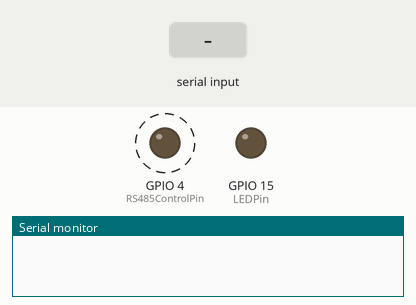
A sketch run on a simulated ESP32. On the bench: output pins drawn as LEDs (lit = HIGH), the last lines printed to the serial monitor. Dashed ring = blinking. Inputs (shaded band) come from the test bench.

Above: at 3.1 s.
3.2 s: "1\n" received over the second serial link
At 3.9 s:
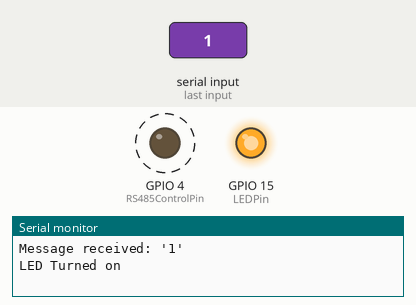
7.0 s: "0\n" received over the second serial link
At 8.4 s:
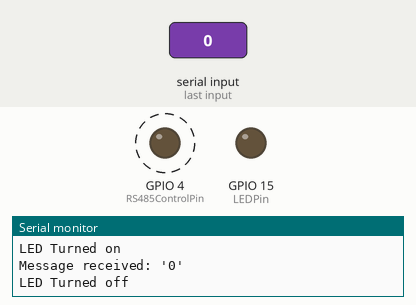
Timing chart, 0 to 16.5 s (numbered marks = the images above; inputs shaded):
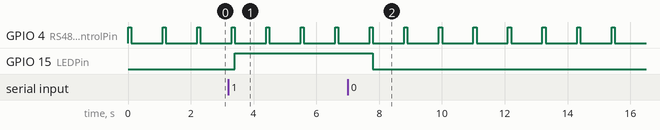

Measured:
- after the input at 3.2 s, GPIO 15 (LEDPin): LOW → HIGH after 0.20 s
- after the input at 7.0 s, GPIO 15 (LEDPin): HIGH → LOW after 0.80 s
- by itself, GPIO 4 (RS485ControlPin): alternates HIGH for 0.10 s and LOW for 1.0 s

The sketch:

RS485.ino
```cpp
  #include <HardwareSerial.h>

// Define the serial port and the control pin for RS485
HardwareSerial RS485Serial(3);
// RS485 Pin Configuration while DE/RE as default pins
// #define RS485_DE 22   // Driver Enable pin
// #define RS485_RE 23   // Receiver Enable pin
// RS485 Pin Configuration while DE/RE as single pin
#define RS485ControlPin 4//  DE/RE to GPIO 4 , DI to GPIO 17 , RO to GPIO 16
#define LEDPin  15
/*
* ---------------------
 * | RS485   | Connecter|
 * ---------------------
 * |   Vcc   |   5V     |
 * |   A     |   A      |
 * |   B     |   B      |
 * |   Gnd   |   GND    |
 * ---------------------
 */
// Function to control the RS485 DE/RE pins
void RS485Transmit() {
  digitalWrite(RS485ControlPin, HIGH);
}

void RS485Receive() {
  digitalWrite(RS485ControlPin, LOW);
}

void setup() {
  Serial.begin(9600);
  // Initialize the RS485 control pin
  pinMode(RS485ControlPin, OUTPUT);
  RS485Receive();

  // Initialize LED pin
  pinMode(LEDPin, OUTPUT);

  // Begin serial communication at a baud rate of 9600
  RS485Serial.begin(9600, SERIAL_8N1, 16, 17);
}

void loop() {
  // Example code to send data
  RS485Transmit();
  delay(100); // Short delay
  RS485Receive();
  String message = "";

  // Example code to receive data
  if(RS485Serial.available()){
    while(RS485Serial.available()>0) {
      char receivedData = RS485Serial.read();
      if (receivedData != '\n'){
        message += String(receivedData);
      }
    }

    // Trim the message to remove any extra spaces or newline characters
    message.trim();

    // Debug print to see the exact message received
    Serial.println("Message received: '" + message + "'");

    // Processing the received message
    if (message == "1") {
      digitalWrite(LEDPin, HIGH); // Turn on LED
      Serial.println("LED Turned on");
    } else if (message == "0") {
      digitalWrite(LEDPin, LOW); // Turn off LED
      Serial.println("LED Turned off");
    }
  }

  delay(1000); // Adjust the delay as needed
}
```
